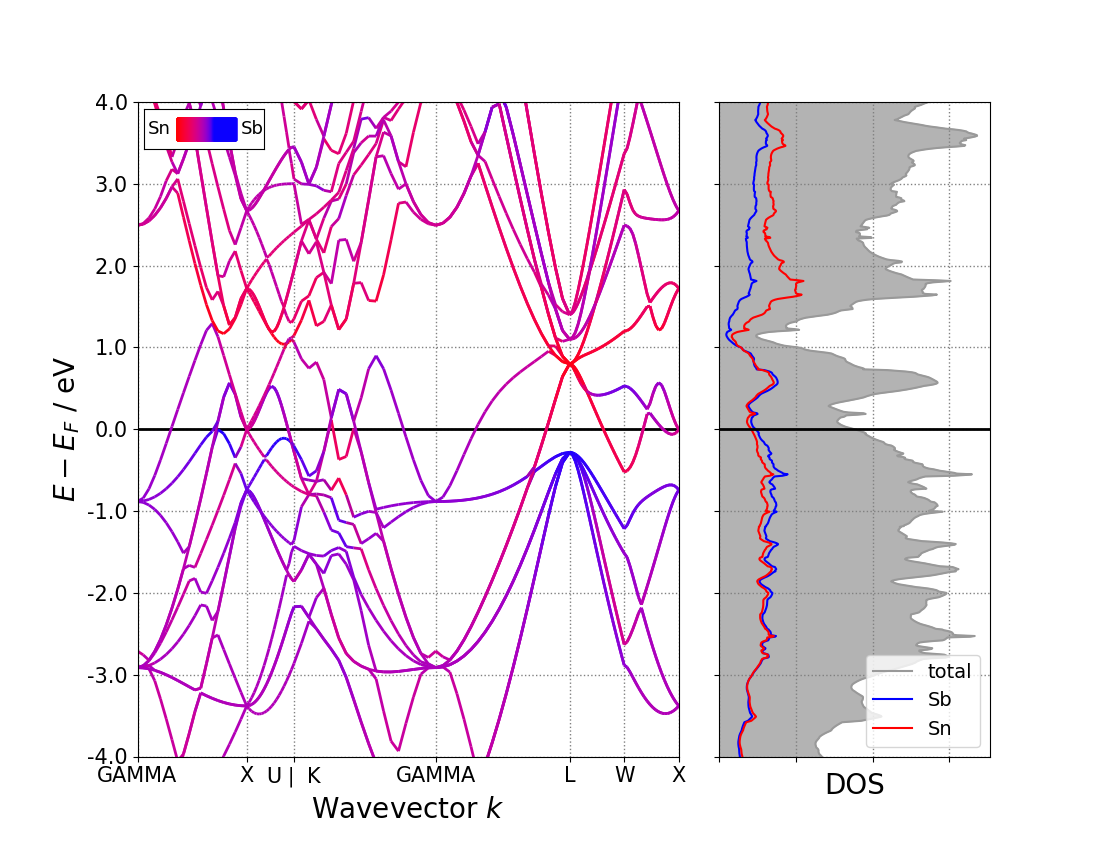

Here is the Python script that generated this plot:

import matplotlib.pyplot 
from pymatgen.io.vasp.outputs import Vasprun 
from pymatgen.electronic_structure.plotter import BSDOSPlotter,BSPlotter,BSPlotterProjected,DosPlotter 

dos_vasprun=Vasprun("./dos/vasprun.xml") 
dos_data=dos_vasprun.complete_dos 
bs_vasprun=Vasprun("./band/vasprun.xml",parse_projected_eigen=True) 
bs_data=bs_vasprun.get_band_structure(line_mode=1)
plt_2=BSDOSPlotter(bs_projection='elements', dos_projection='elements') 
plt_2.get_plot(bs=bs_data,dos=dos_data) 
matplotlib.pyplot.savefig('band-dos.png')